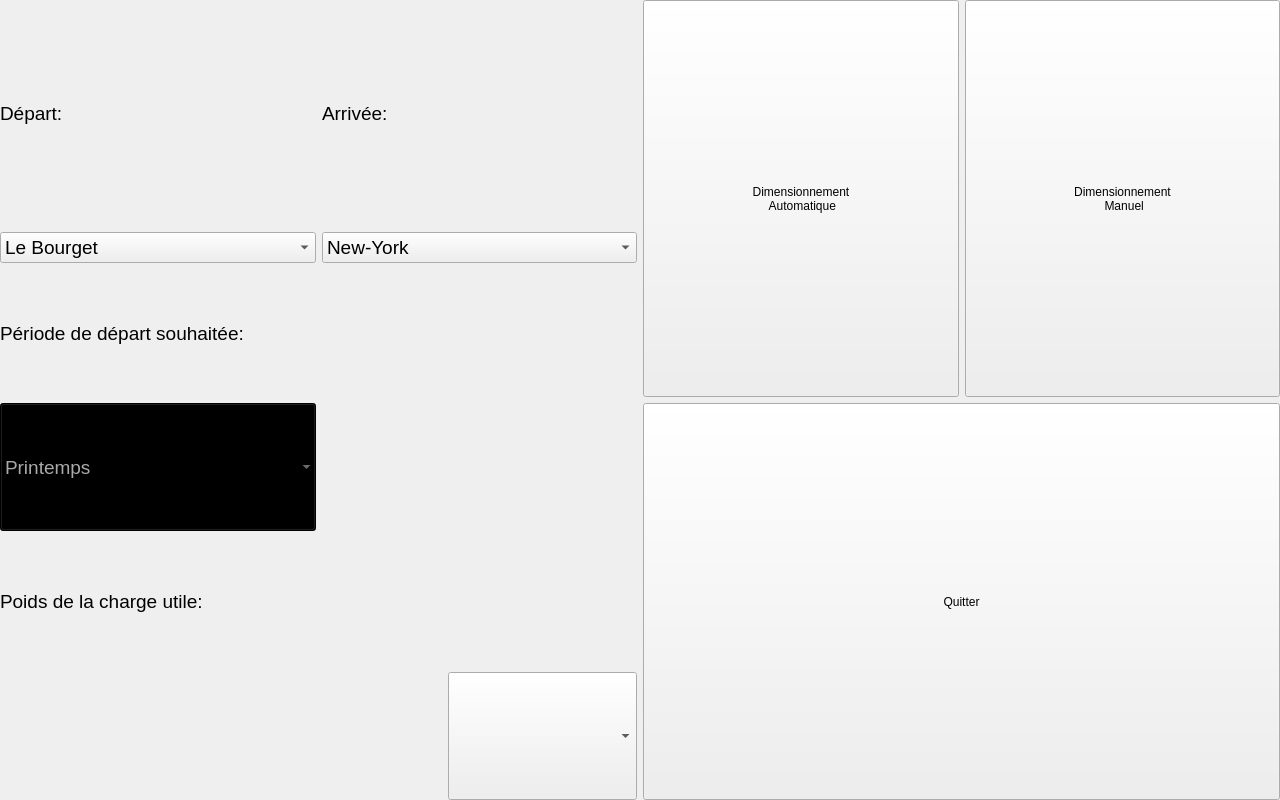
<?xml version="1.0" encoding="UTF-8"?>
<ui version="4.0">
 <class>MainWindow</class>
 <widget class="QMainWindow" name="MainWindow">
  <property name="geometry">
   <rect>
    <x>0</x>
    <y>0</y>
    <width>1280</width>
    <height>800</height>
   </rect>
  </property>
  <property name="maximumSize">
   <size>
    <width>1280</width>
    <height>800</height>
   </size>
  </property>
  <property name="windowTitle">
   <string>MainWindow</string>
  </property>
  <widget class="QWidget" name="centralWidget">
   <property name="maximumSize">
    <size>
     <width>1280</width>
     <height>800</height>
    </size>
   </property>
   <layout class="QHBoxLayout" name="horizontalLayout_2" stretch="50,50">
    <property name="leftMargin">
     <number>0</number>
    </property>
    <property name="topMargin">
     <number>0</number>
    </property>
    <property name="rightMargin">
     <number>0</number>
    </property>
    <property name="bottomMargin">
     <number>0</number>
    </property>
    <item>
     <layout class="QHBoxLayout" name="horizontalLayout">
      <item>
       <layout class="QHBoxLayout" name="horizontalLayout_3">
        <item>
         <layout class="QVBoxLayout" name="verticalLayout_3" stretch="30,30,30">
          <item>
           <layout class="QVBoxLayout" name="verticalLayout_8">
            <item>
             <layout class="QHBoxLayout" name="horizontalLayout_5">
              <item>
               <layout class="QHBoxLayout" name="horizontalLayout_6">
                <item>
                 <layout class="QVBoxLayout" name="verticalLayout_10">
                  <item>
                   <layout class="QVBoxLayout" name="verticalLayout_12">
                    <item>
                     <widget class="QLabel" name="label">
                      <property name="font">
                       <font>
                        <pointsize>14</pointsize>
                       </font>
                      </property>
                      <property name="text">
                       <string>Départ:</string>
                      </property>
                     </widget>
                    </item>
                   </layout>
                  </item>
                  <item>
                   <layout class="QVBoxLayout" name="verticalLayout_11">
                    <item>
                     <widget class="QComboBox" name="comboBox">
                      <property name="font">
                       <font>
                        <pointsize>14</pointsize>
                       </font>
                      </property>
                      <item>
                       <property name="text">
                        <string>Le Bourget</string>
                       </property>
                      </item>
                     </widget>
                    </item>
                   </layout>
                  </item>
                 </layout>
                </item>
               </layout>
              </item>
              <item>
               <layout class="QHBoxLayout" name="horizontalLayout_7">
                <item>
                 <layout class="QVBoxLayout" name="verticalLayout_13">
                  <item>
                   <layout class="QVBoxLayout" name="verticalLayout_14">
                    <item>
                     <widget class="QLabel" name="label_2">
                      <property name="font">
                       <font>
                        <pointsize>14</pointsize>
                       </font>
                      </property>
                      <property name="text">
                       <string>Arrivée:</string>
                      </property>
                     </widget>
                    </item>
                   </layout>
                  </item>
                  <item>
                   <layout class="QVBoxLayout" name="verticalLayout_15">
                    <item>
                     <widget class="QComboBox" name="comboBox_2">
                      <property name="font">
                       <font>
                        <pointsize>14</pointsize>
                       </font>
                      </property>
                      <item>
                       <property name="text">
                        <string>New-York</string>
                       </property>
                      </item>
                      <item>
                       <property name="text">
                        <string>Vladivostok</string>
                       </property>
                      </item>
                      <item>
                       <property name="text">
                        <string>Le Bourget</string>
                       </property>
                      </item>
                     </widget>
                    </item>
                   </layout>
                  </item>
                 </layout>
                </item>
               </layout>
              </item>
             </layout>
            </item>
           </layout>
          </item>
          <item>
           <layout class="QVBoxLayout" name="verticalLayout_19">
            <item>
             <layout class="QVBoxLayout" name="verticalLayout_22">
              <item>
               <widget class="QLabel" name="label_3">
                <property name="font">
                 <font>
                  <pointsize>14</pointsize>
                 </font>
                </property>
                <property name="text">
                 <string>Période de départ souhaitée:</string>
                </property>
               </widget>
              </item>
             </layout>
            </item>
            <item>
             <layout class="QVBoxLayout" name="verticalLayout_23">
              <item>
               <layout class="QHBoxLayout" name="horizontalLayout_19">
                <item>
                 <widget class="QComboBox" name="comboBox_3">
                  <property name="maximumSize">
                   <size>
                    <width>1280</width>
                    <height>800</height>
                   </size>
                  </property>
                  <property name="font">
                   <font>
                    <pointsize>14</pointsize>
                   </font>
                  </property>
                  <property name="layoutDirection">
                   <enum>Qt::LeftToRight</enum>
                  </property>
                  <property name="styleSheet">
                   <string notr="true">QComboBox{
	color: darkgray;
    background-color: black;
}

QComboBox:on { /* shift the text when the popup opens */
    background-color: blue;
}
</string>
                  </property>
                  <property name="sizeAdjustPolicy">
                   <enum>QComboBox::AdjustToMinimumContentsLength</enum>
                  </property>
                  <property name="frame">
                   <bool>false</bool>
                  </property>
                  <item>
                   <property name="text">
                    <string>Printemps</string>
                   </property>
                  </item>
                  <item>
                   <property name="text">
                    <string>Eté</string>
                   </property>
                  </item>
                  <item>
                   <property name="text">
                    <string>Automne</string>
                   </property>
                  </item>
                  <item>
                   <property name="text">
                    <string>Hiver</string>
                   </property>
                  </item>
                 </widget>
                </item>
                <item>
                 <layout class="QHBoxLayout" name="horizontalLayout_22">
                  <item>
                   <widget class="QLabel" name="label_saison">
                    <property name="text">
                     <string/>
                    </property>
                    <property name="pixmap">
                     <pixmap resource="image.qrc">:/images/printemps.png</pixmap>
                    </property>
                    <property name="scaledContents">
                     <bool>true</bool>
                    </property>
                   </widget>
                  </item>
                 </layout>
                </item>
               </layout>
              </item>
             </layout>
            </item>
           </layout>
          </item>
          <item>
           <layout class="QVBoxLayout" name="verticalLayout_7" stretch="0,0">
            <item>
             <layout class="QVBoxLayout" name="verticalLayout_17">
              <item>
               <widget class="QLabel" name="label_6">
                <property name="font">
                 <font>
                  <pointsize>14</pointsize>
                 </font>
                </property>
                <property name="text">
                 <string>Poids de la charge utile:</string>
                </property>
               </widget>
              </item>
             </layout>
            </item>
            <item>
             <layout class="QVBoxLayout" name="verticalLayout_16">
              <item>
               <layout class="QHBoxLayout" name="horizontalLayout_8" stretch="70,30">
                <item>
                 <layout class="QHBoxLayout" name="horizontalLayout_9">
                  <item>
                   <widget class="QLabel" name="label_dirigeable">
                    <property name="text">
                     <string/>
                    </property>
                    <property name="pixmap">
                     <pixmap resource="image.qrc">:/images/dirigeable4.png</pixmap>
                    </property>
                    <property name="scaledContents">
                     <bool>true</bool>
                    </property>
                   </widget>
                  </item>
                 </layout>
                </item>
                <item>
                 <layout class="QHBoxLayout" name="horizontalLayout_10">
                  <item>
                   <widget class="QComboBox" name="comboBox_4">
                    <property name="maximumSize">
                     <size>
                      <width>1280</width>
                      <height>800</height>
                     </size>
                    </property>
                    <property name="font">
                     <font>
                      <pointsize>14</pointsize>
                     </font>
                    </property>
                   </widget>
                  </item>
                 </layout>
                </item>
               </layout>
              </item>
             </layout>
            </item>
           </layout>
          </item>
         </layout>
        </item>
       </layout>
      </item>
     </layout>
    </item>
    <item>
     <layout class="QHBoxLayout" name="horizontalLayout_4">
      <item>
       <layout class="QVBoxLayout" name="verticalLayout" stretch="60,10,10">
        <property name="sizeConstraint">
         <enum>QLayout::SetDefaultConstraint</enum>
        </property>
        <item>
         <layout class="QVBoxLayout" name="verticalLayout_4"/>
        </item>
        <item>
         <layout class="QVBoxLayout" name="verticalLayout_9" stretch="90">
          <item>
           <layout class="QHBoxLayout" name="horizontalLayout_15" stretch="50,50">
            <item>
             <layout class="QHBoxLayout" name="horizontalLayout_21">
              <item>
               <widget class="QPushButton" name="pushButton_DimAuto">
                <property name="maximumSize">
                 <size>
                  <width>1280</width>
                  <height>800</height>
                 </size>
                </property>
                <property name="text">
                 <string>Dimensionnement  
 Automatique</string>
                </property>
               </widget>
              </item>
             </layout>
            </item>
            <item>
             <layout class="QHBoxLayout" name="horizontalLayout_20">
              <item>
               <widget class="QPushButton" name="pushButton_DimManu">
                <property name="maximumSize">
                 <size>
                  <width>1280</width>
                  <height>800</height>
                 </size>
                </property>
                <property name="text">
                 <string>Dimensionnement 
 Manuel</string>
                </property>
               </widget>
              </item>
             </layout>
            </item>
           </layout>
          </item>
         </layout>
        </item>
        <item>
         <layout class="QVBoxLayout" name="verticalLayout_2">
          <item>
           <layout class="QHBoxLayout" name="horizontalLayout_11">
            <item>
             <layout class="QHBoxLayout" name="horizontalLayout_12">
              <item>
               <widget class="QPushButton" name="pushButton_Quitter">
                <property name="maximumSize">
                 <size>
                  <width>1280</width>
                  <height>800</height>
                 </size>
                </property>
                <property name="text">
                 <string>Quitter</string>
                </property>
               </widget>
              </item>
             </layout>
            </item>
           </layout>
          </item>
         </layout>
        </item>
       </layout>
      </item>
     </layout>
    </item>
   </layout>
  </widget>
  <widget class="QMenuBar" name="menuBar">
   <property name="geometry">
    <rect>
     <x>0</x>
     <y>0</y>
     <width>1280</width>
     <height>26</height>
    </rect>
   </property>
  </widget>
 </widget>
 <layoutdefault spacing="6" margin="11"/>
 <resources>
  <include location="image.qrc"/>
 </resources>
 <connections/>
</ui>
